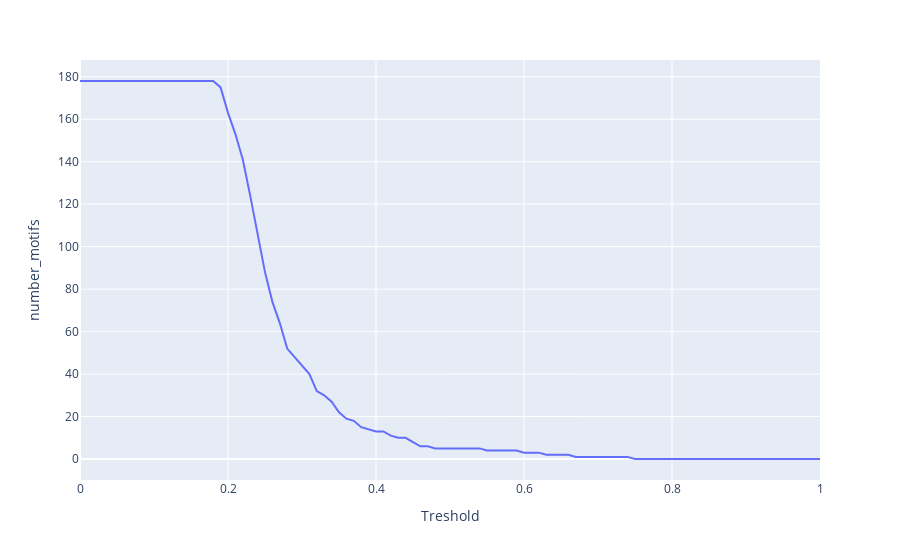

Here is the notebook cell this chart was saved with:
### Code cell
import plotly.express as px

d = {"Treshold" : tresh_list, "number_motifs" : tresh_result}
df = pd.DataFrame(data = d)

fig = px.line(df, x="Treshold", y="number_motifs")
fig.show()

### Figure 1 — Plotly figure (JSON) as saved in the notebook; plotly's stock layout.template omitted (floating-point values rounded to 4 significant figures)
{"data": [{"hovertemplate": "Treshold=%{x}<br>number_motifs=%{y}<extra></extra>", "legendgroup": "", "line": {"color": "#636efa", "dash": "solid"}, "marker": {"symbol": "circle"}, "mode": "lines", "name": "", "orientation": "v", "showlegend": false, "type": "scatter", "x": [0, 0.01, 0.02, 0.03, 0.04, 0.05, 0.06, 0.07, 0.08, 0.09, 0.1, 0.11, 0.12, 0.13, 0.14, 0.15, 0.16, 0.17, 0.18, 0.19, 0.2, 0.21, 0.22, 0.23, 0.24, 0.25, 0.26, 0.27, 0.28, 0.29, 0.3, 0.31, 0.32, 0.33, 0.34, 0.35, 0.36, 0.37, 0.38, 0.39, 0.4, 0.41, 0.42, 0.43, 0.44, 0.45, 0.46, 0.47, 0.48, 0.49, 0.5, 0.51, 0.52, 0.53, 0.54, 0.55, 0.56, 0.57, 0.58, 0.59, 0.6, 0.61, 0.62, 0.63, 0.64, 0.65, 0.66, 0.67, 0.68, 0.69, 0.7, 0.71, 0.72, 0.73, 0.74, 0.75, 0.76, 0.77, 0.78, 0.79, 0.8, 0.81, 0.82, 0.83, 0.84, 0.85, 0.86, 0.87, 0.88, 0.89, 0.9, 0.91, 0.92, 0.93, 0.94, 0.95, 0.96, 0.97, 0.98, 0.99, 1], "xaxis": "x", "y": [178, 178, 178, 178, 178, 178, 178, 178, 178, 178, 178, 178, 178, 178, 178, 178, 178, 178, 178, 175, 163, 153, 141, 124, 106, 88, 74, 64, 52, 48, 44, 40, 32, 30, 27, 22, 19, 18, 15, 14, 13, 13, 11, 10, 10, 8, 6, 6, 5, 5, 5, 5, 5, 5, 5, 4, 4, 4, 4, 4, 3, 3, 3, 2, 2, 2, 2, 1, 1, 1, 1, 1, 1, 1, 1, 0, 0, 0, 0, 0, 0, 0, 0, 0, 0, 0, 0, 0, 0, 0, 0, 0, 0, 0, 0, 0, 0, 0, 0, 0, 0], "yaxis": "y"}], "layout": {"legend": {"tracegroupgap": 0}, "margin": {"t": 60}, "xaxis": {"anchor": "y", "domain": [0, 1], "title": {"text": "Treshold"}}, "yaxis": {"anchor": "x", "domain": [0, 1], "title": {"text": "number_motifs"}}}}
